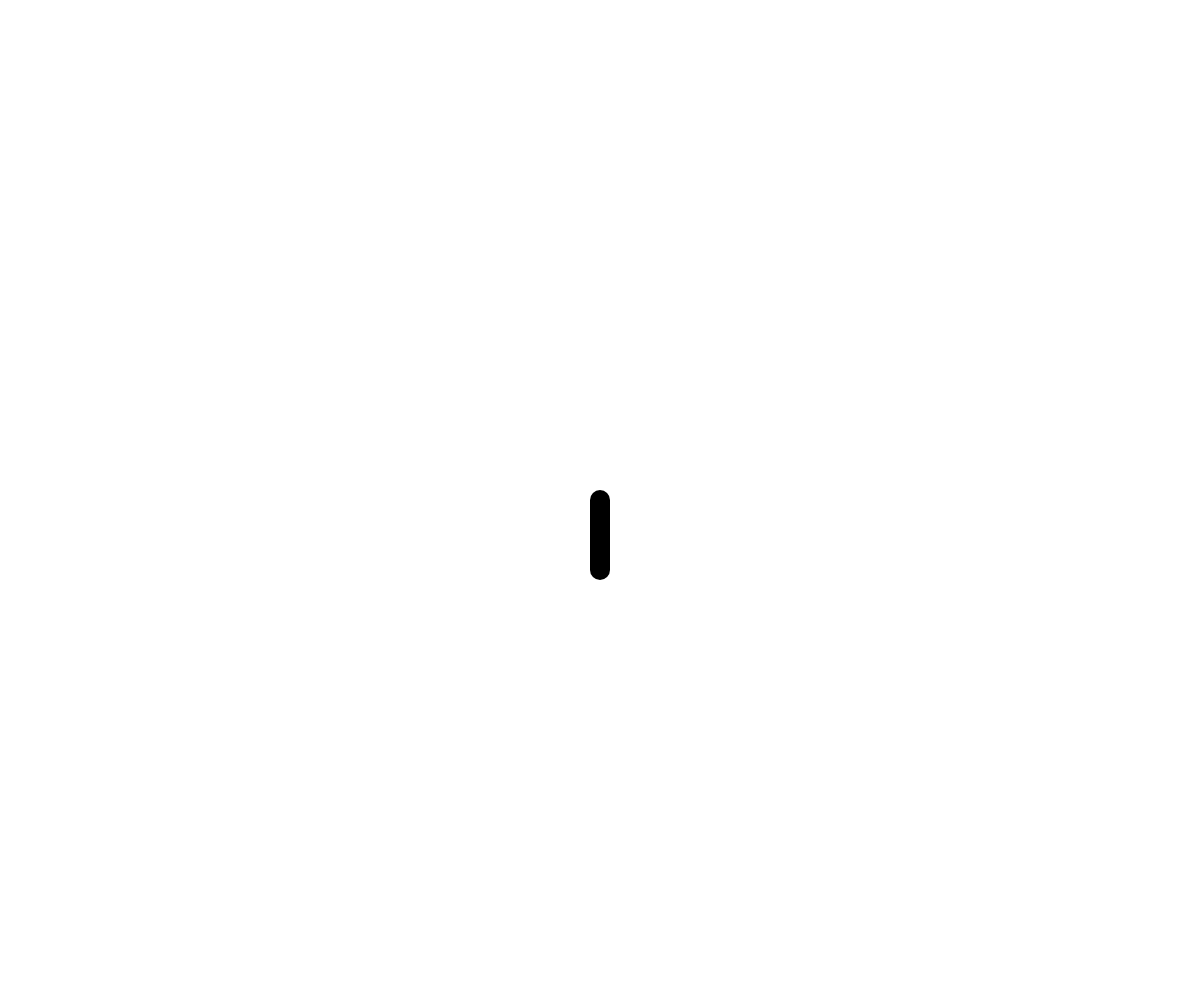
Frame 1 (no input)
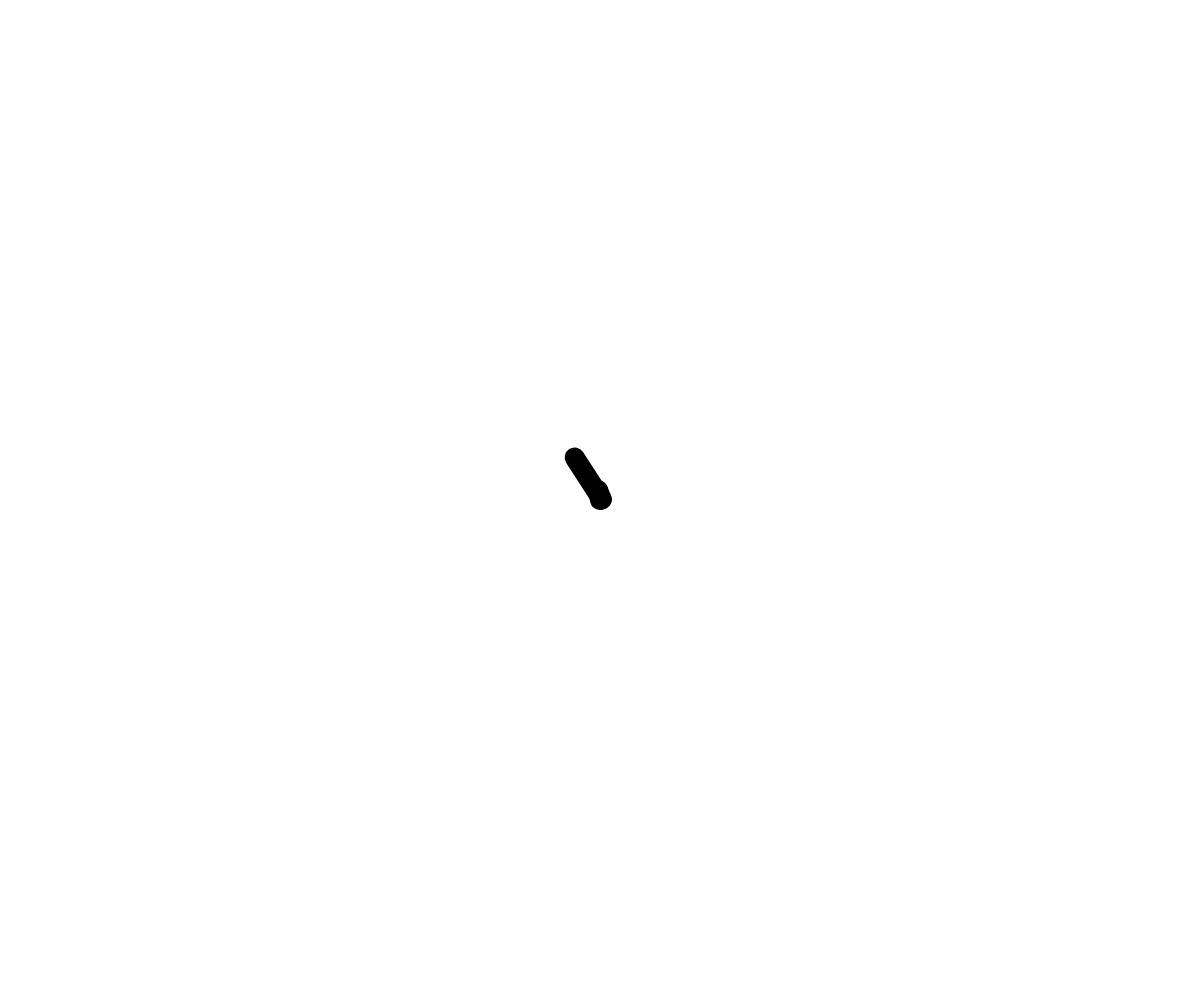
Frame 60 (no input)
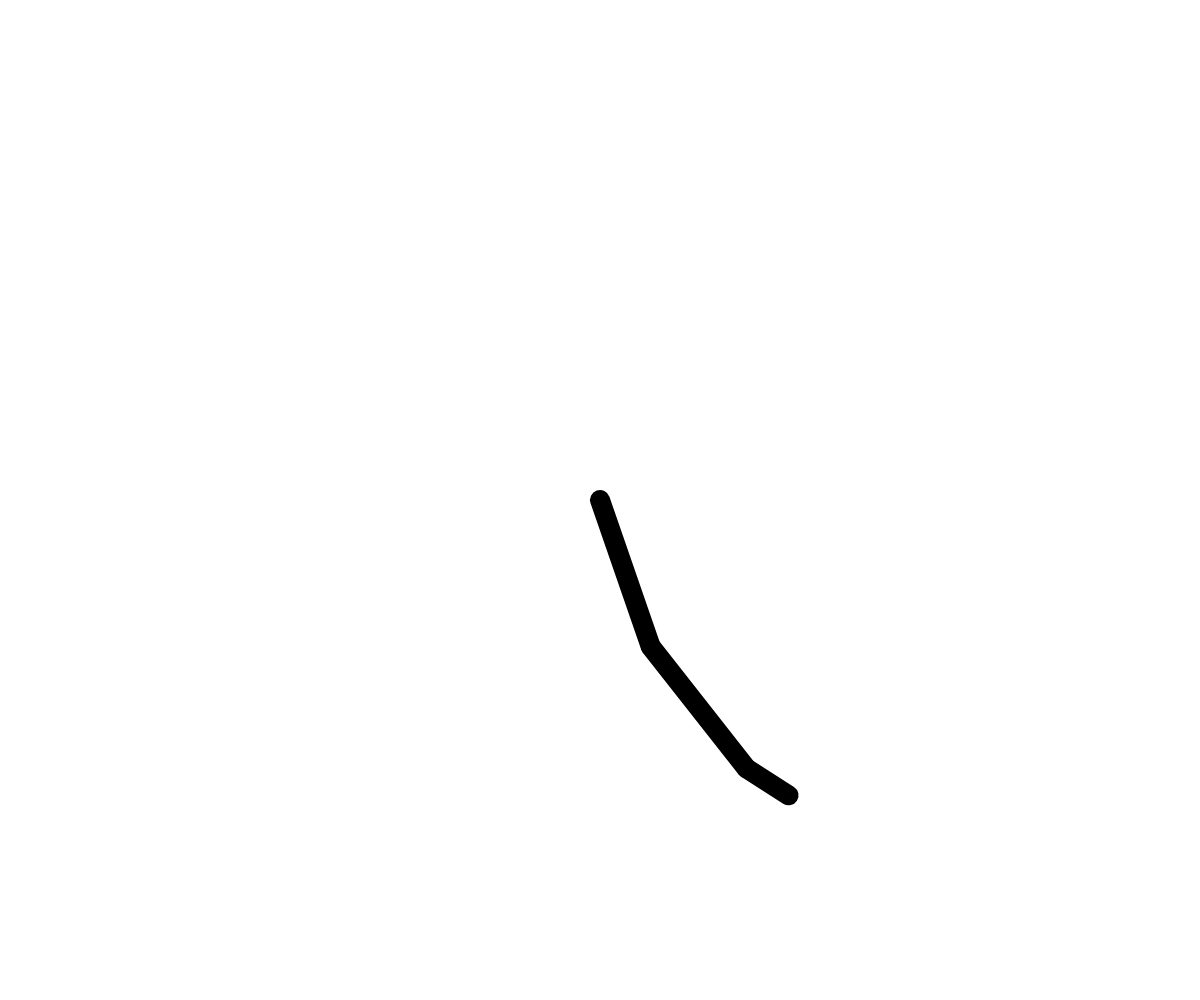
Frame 120 (the mouse pressed at the canvas centre since frame 60)

The p5.js sketch that drew these frames (run headless with seeded random() and noise() and a simulated clock; from frame 60 on, the mouse is pressed at the canvas centre):

// p5.js sketch
// ── sketch.js
var angle = 0.0;
var speed = 0.05;

function setup() {
  createCanvas(windowWidth, windowHeight);
  fill(0);
  strokeWeight(20);
}

function draw() {

  var l0 = map(mouseX, 0, width, 10, 300);
  var l1 = map(mouseY, 0, height, 10, 300);

  background(255);

  translate(width/2, height/2);
  rotate(angle);
  line(0, 0, 0, l0);

  translate(0, l0);
  rotate(angle);
  line(0, 0, 0, l1);


  translate(0, l1);
  rotate(angle);
  line(0, 0, 0, 50);

  angle += speed;

}
